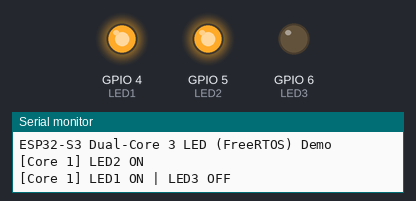
A sketch run on a simulated ESP32-S3. On the bench: output pins drawn as LEDs (lit = HIGH), the last lines printed to the serial monitor.

Above: at 1.15 s.
At 1.75 s:
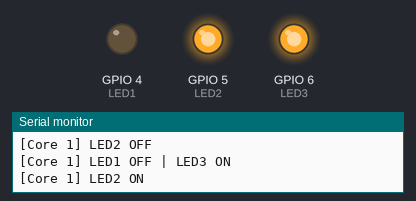
At 2.65 s:
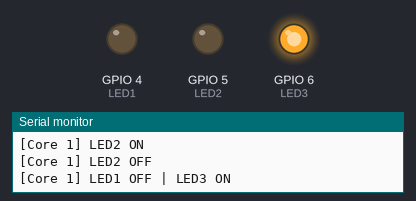
At 3.25 s:
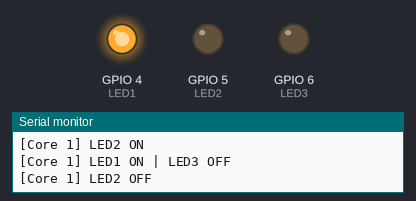
Timing chart, 0 to 4.0 s (numbered marks = the images above):
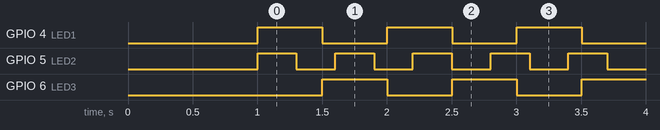

Measured:
- by itself, GPIO 4 (LED1), GPIO 6 (LED3): alternates HIGH for 0.50 s and LOW for 0.50 s
- by itself, GPIO 5 (LED2): alternates HIGH for 0.30 s and LOW for 0.30 s
- by itself, everything shown: repeats every 3.0 s, in 14 steps

The sketch:

led.ino
```cpp
#include <Arduino.h>
#include "freertos/FreeRTOS.h"
#include "freertos/task.h"

// ==================== DEFINISI PIN ====================
#define LED1 4   // LED di Core 1 (utama)
#define LED2 5   // LED di Core 0
#define LED3 6   // LED tambahan di Core 1

// ==================== HANDLE TASK ====================
TaskHandle_t TaskCore0;
TaskHandle_t TaskCore1;

// ==================== TASK CORE 0 ====================
// LED2 di Core 0 (kedip cepat)
void Core0Task(void *pvParameters) {
  pinMode(LED2, OUTPUT);
  for (;;) {
    digitalWrite(LED2, HIGH);
    Serial.printf("[Core %d] LED2 ON\n", xPortGetCoreID());
    vTaskDelay(300 / portTICK_PERIOD_MS);

    digitalWrite(LED2, LOW);
    Serial.printf("[Core %d] LED2 OFF\n", xPortGetCoreID());
    vTaskDelay(300 / portTICK_PERIOD_MS);
  }
}

// ==================== TASK CORE 1 ====================
// LED1 dan LED3 di Core 1 (bergantian)
void Core1Task(void *pvParameters) {
  pinMode(LED1, OUTPUT);
  pinMode(LED3, OUTPUT);

  for (;;) {
    // LED1 ON - LED3 OFF
    digitalWrite(LED1, HIGH);
    digitalWrite(LED3, LOW);
    Serial.printf("[Core %d] LED1 ON | LED3 OFF\n", xPortGetCoreID());
    vTaskDelay(500 / portTICK_PERIOD_MS);

    // LED1 OFF - LED3 ON
    digitalWrite(LED1, LOW);
    digitalWrite(LED3, HIGH);
    Serial.printf("[Core %d] LED1 OFF | LED3 ON\n", xPortGetCoreID());
    vTaskDelay(500 / portTICK_PERIOD_MS);
  }
}

// ==================== SETUP ====================
void setup() {
  Serial.begin(115200);
  delay(1000);
  Serial.println("ESP32-S3 Dual-Core 3 LED (FreeRTOS) Demo");

  // Buat task untuk masing-masing core
  xTaskCreatePinnedToCore(
    Core0Task,         // fungsi task
    "Core0Task",       // nama task
    2048,              // ukuran stack (byte)
    NULL,              // parameter
    1,                 // prioritas
    &TaskCore0,        // handle
    0                  // dijalankan di Core 0
  );

  xTaskCreatePinnedToCore(
    Core1Task,
    "Core1Task",
    2048,
    NULL,
    1,
    &TaskCore1,
    1                  // dijalankan di Core 1
  );
}

// ==================== LOOP ====================
void loop() {
  // Tidak digunakan, karena semua dijalankan oleh FreeRTOS Task
}
```
